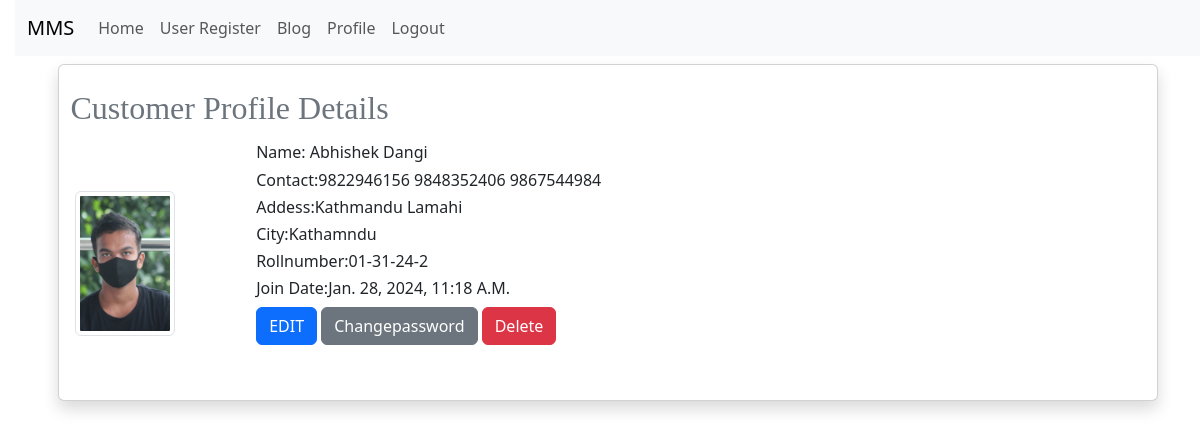
The page /profile/ (signed in) on the database as committed earlier.
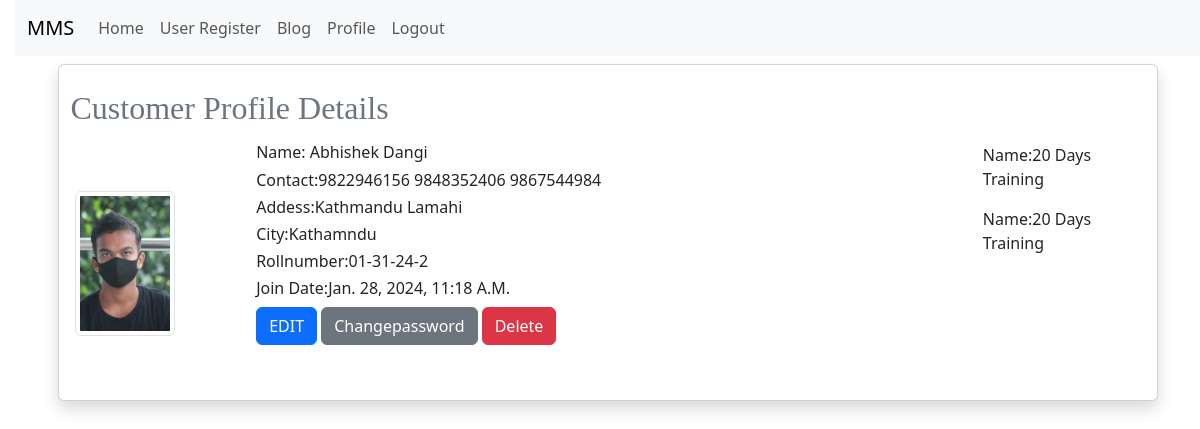
The same page on the database as committed later.
### admin_app/models.py (models this page shows, shortened)
class CustomerServicePayment(models.Model):
    amount = models.DecimalField(max_digits=10, decimal_places=2)
    payment_date = models.DateTimeField(auto_now_add=True)
    bill = models.ImageField(upload_to="ServicePayment/%Y/%m/%d")
    category = models.CharField(max_length=100)
    service = models.ForeignKey(Service, on_delete=models.CASCADE, related_name='servicepayments')
    member = models.ForeignKey(Customer, on_delete=models.CASCADE)

class Service(models.Model):
    SERVICE_CATEGORIES = [
        ("Training", "Training"),
        ("Membership", "Membership"),
        ("Tickets", "Tickets"),
    ]
    name = models.CharField(max_length=255, verbose_name="Service/Product")
    images = models.ImageField(upload_to="Service/Product/%Y/%m/%d", blank=False)
    duration_days = models.IntegerField(verbose_name="Day/Session")
    category = models.CharField(
        max_length=20, choices=SERVICE_CATEGORIES, verbose_name="Service Category"
    )
    non_refundable_price = models.DecimalField(
        max_digits=10, decimal_places=2, verbose_name="Non-refundable"
    )
    refundable_price = models.DecimalField(
        max_digits=10,
        decimal_places=2,
        verbose_name="Refundable",
        null=True,
        blank=True,
    )
    basis_foundation = models.CharField(
        max_length=50, verbose_name="Basis/foundation", null=True, blank=True
    )
    emi_available = models.BooleanField(default=False, verbose_name="0% EMI Available")
    footfalls = models.IntegerField(
        null=True, blank=True, help_text="Applicable only for Tickets category"
    )
    footfalls_description = models.CharField(max_length=255, null=True, blank=True)
    date_of_signature = models.DateTimeField(default=timezone.now)

### app/views.py (the view)
# urls.py: path("profile/", CombinedProfileView.as_view(), name="profile"),
class CombinedProfileView(LoginRequiredMixin, View):
    template_name = "app/customer/combined_profile.html"
    login_url = "/user_login/"
    def get(self, request, *args, **kwargs):
        try:
            user_profile = Customer.objects.get(member=request.user)
            payments = CustomerServicePayment.objects.filter(member=user_profile)
            context = {
                "user_profile": user_profile,
                "payments": payments,
            }
            return render(request, self.template_name, context)
        except ObjectDoesNotExist:
            messages.success(request, "You are not a Customer...!")
            return redirect("home")

### template/app/customer/combined_profile.html
{% extends "app/base.html" %}
{% block content %}
<div class="card shadow m-2">
     <div class="card-body">
          <div class="row">
               <h2 class="p-2 text-secondary"> Customer Profile Details</h2>
               <div class="col-md-2">
                    <img src="{{ user_profile.images.url }}" alt="Images" height="100" width="100"
                         class="img-thumbnail  my-5 d-flex">
               </div>
               <div class="col-md-8 text-capitalize">
                    <h6 class="col-sm-6 form-group form-row">Name: {{user_profile.member.first_name}}
                         {{user_profile.member.last_name}}</h6>
                    <h6 class="col-sm-6 form-group form-row">Contact:{{user_profile.contact}}
                         {{user_profile.emergency_contact}} {{user_profile.emergency_contact2}}</h6>
                    <h6 class="col-sm-6 form-group form-row">Addess:{{user_profile.street_address}}
                         {{user_profile.street_address2}}</h6>
                    <h6 class="col-sm-6 form-group form-row">City:{{user_profile.city}}</h6>
                    <h6 class="col-sm-6 form-group form-row">Rollnumber:{{user_profile.rollnumber}}</h6>
                    <h6 class="col-sm-6 form-group form-row">Join Date:{{user_profile.date_of_signature}}</h6>
                    <a href="{% url 'profile_edit' %}" class="btn btn-primary ">EDIT</a>
                    <a href="{% url 'change_password' %}" class="btn btn-secondary ">Changepassword</a>
                    <a href="{% url 'delete_account' %}" class="btn btn-danger "
                         onclick="return confirm('Are you sure?')">Delete</a>
               </div>
               <div class="col-md-2 text-capitalize">
                    {% for payment in payments %}
                    <p>Name:{{ payment.service.name }}</p>
                    {% endfor %}
               </div>
          </div>
     </div>
</div>
{% endblock content %}

Rows that differ between the two databases and show on the page:
added CustomerServicePayment: service.name "20 Days Training"
added CustomerServicePayment: service.name "20 Days Training"
